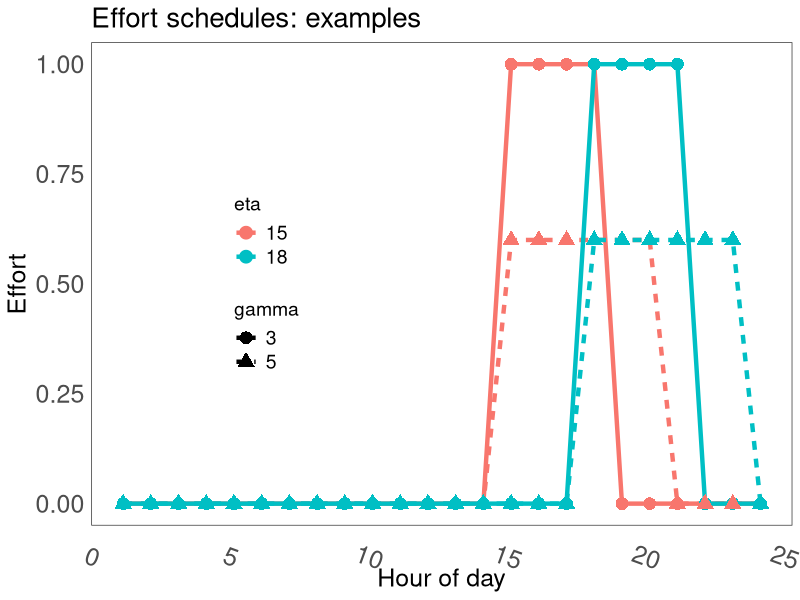

Here is the R script that generated this plot:

library('ggplot2')

define_schedule = function(gamma, eta, beta, tau = 24) {
  
  u = rep(0, tau);
  u[eta:(eta+gamma)] = beta / gamma
  return(u)
} 

u = define_schedule

test_plot = 1
if (test_plot == 1) {

  beta = 3
  df = rbind(data.frame(hour = 1:24, eta = 15, gamma = 3, effort = u(3,15, beta)),
             data.frame(hour = 1:24, eta = 18, gamma = 3, effort = u(3,18, beta)),
             data.frame(hour = 1:24, eta = 15, gamma = 5, effort = u(5,15, beta)),
             data.frame(hour = 1:24, eta = 18, gamma = 5, effort = u(5,18, beta)))             
  df$gamma = as.factor(df$gamma)
  df$eta = as.factor(df$eta)
  
  PLOTS_PATH = '~/Dropbox/OccupancyStates/plots/scheduling/'
  pdf(file = paste(PLOTS_PATH,'example-fixed-schedules.pdf', sep=''), width = 5, height=3)
  plt = ggplot(df, aes(y = effort, x = hour, color = eta, linetype = gamma, shape = gamma)) + 
    geom_line(size = 1.5) + geom_point(size = 4)
  plt = plt + theme_bw() + 
    theme(panel.grid.major = element_blank(),
          panel.grid.minor = element_blank(),
          panel.background = element_blank(),
          strip.text.x     = element_text(size=18),
          axis.text.y      = element_text(size=18), 
          axis.text.x      = element_text(size=18, angle = -20),
          axis.title.y     = element_text(size=18),
          axis.title.x     = element_text(size=18),
          plot.title       = element_text(size=20),            
          legend.text      = element_text(size=14),
          legend.title      = element_text(size=14),
          legend.position  = c(0.25, 0.5),
          axis.ticks = element_blank()) + 
    ggtitle(paste("Effort schedules: examples")) + ylab('Effort') + xlab('Hour of day')
  print(plt)
  dev.off()
}